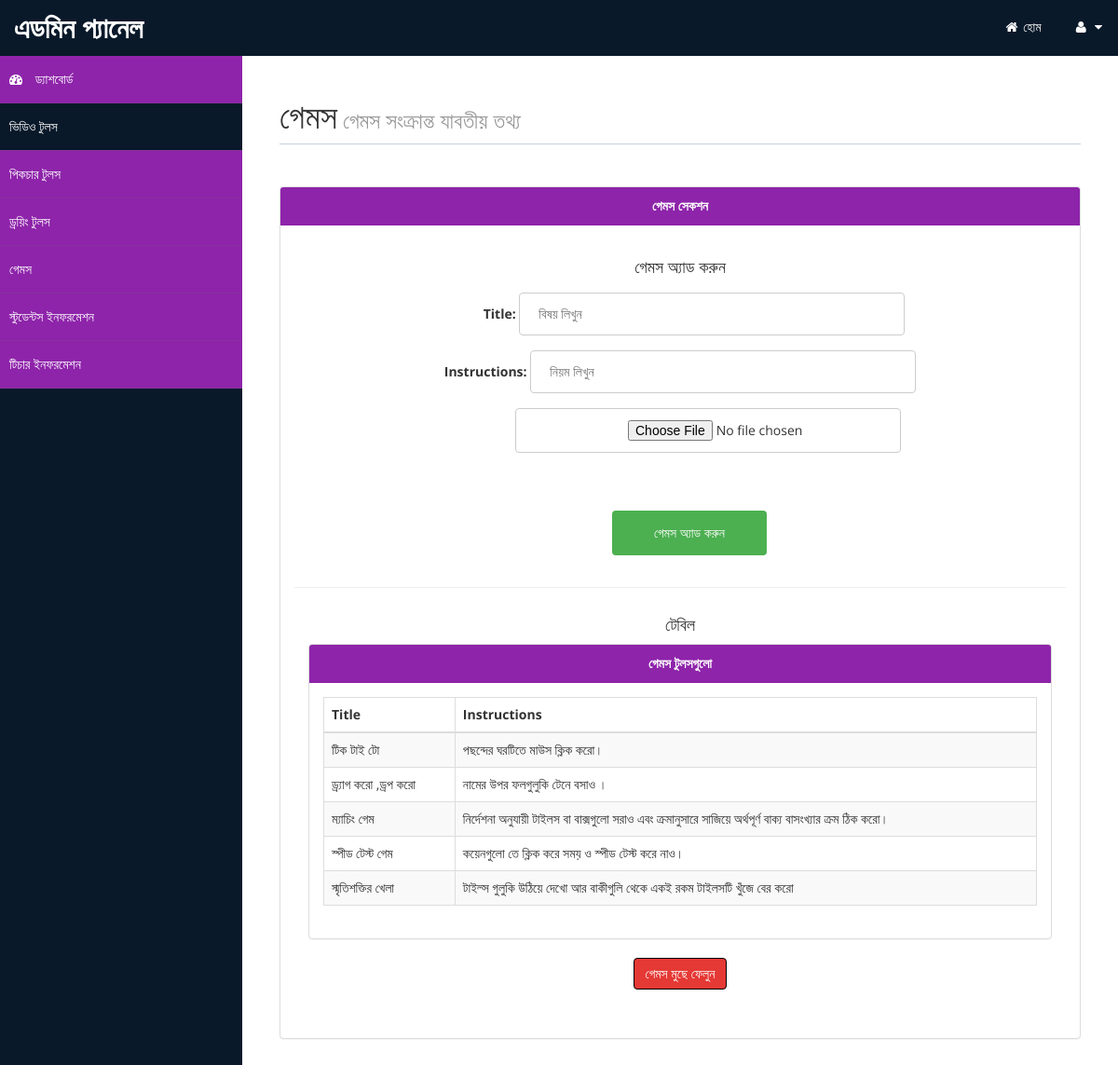
The page /admin/games.php on the database its author committed.
### tables this page shows
CREATE TABLE IF NOT EXISTS `games` (
  `name` varchar(250) NOT NULL,
  `source` varchar(300) NOT NULL,
  `ins` varchar(400) NOT NULL,
  `pic` varchar(150) NOT NULL,
  UNIQUE KEY `name` (`name`)
);

### admin/games.php (the view, shortened to what this page needs)
<!DOCTYPE html>
<html xmlns="http://www.w3.org/1999/xhtml">
<head>
    <link href="assets/css/bootstrap.css" rel="stylesheet" />
    <link href="assets/css/font-awesome.css" rel="stylesheet" />
    <link href="assets/css/custom-styles.css" rel="stylesheet" />
</head>
<body>
    <div id="wrapper">
        <nav class="navbar navbar-default top-navbar" role="navigation">
            <div class="navbar-header">
                <a class="navbar-brand" href="index.html">এডমিন প্যানেল</a>
            </div>
			 <ul class="nav navbar-top-links navbar-right">
                <li class="dropdown">
                    <a class="dropdown-toggle" style ="color: white;"  href="http://localhost/autism/home.html" aria-expanded="false">
                        <i class="fa fa-home"></i> হোম
                    </a>
                </li>
                <li class="dropdown">
                    <a class="dropdown-toggle" style ="color: white;"  data-toggle="dropdown" href="#" aria-expanded="false">
                        <i class="fa fa-user fa-fw"></i> <i class="fa fa-caret-down"></i>
                    </a>
                </li>
            </ul>
        </nav>
        <nav class="navbar-default navbar-side" role="navigation">
            <div class="sidebar-collapse">
                <ul class="nav" id="main-menu">
<li>
                        <a href="index.html" ><i class="fa fa-dashboard"></i>  ড্যাশবোর্ড </a>
                    </li>
                    <li>
                        <a href="videos.php" class="active-menu">ভিডিও টুলস</a>
                    </li>
					<li>
                        <a href="picturetools.php">পিকচার টুলস</a>
                    </li>
                    <li>
                        <a href="drawing.php">ড্রয়িং টুলস </a>
                    </li>
                    <li>
                        <a href="games.php" >গেমস </a>
                    </li>
                    <li>
                        <a href="user.php" > স্টুডেন্টস ইনফরমেশন</a>
                    </li>
					<li>
                        <a href="teacher.php">টিচার  ইনফরমেশন</a>
                    </li>
                </ul>
            </div>
        </nav>
        <div id="page-wrapper" >
            <div id="page-inner">
			 <div class="row">
                    <div class="col-md-12">
                        <h1 class="page-header">
                        গেমস<small>    গেমস  সংক্রান্ত যাবতীয় তথ্য</small>
                        </h1>
                    </div>
                </div>
					<center>
                        <div class="panel panel-default">
                        <div class="panel-heading">
                         গেমস সেকশন
                        </div>
                         <div class="panel-body">
						 <h4> গেমস অ্যাড করুন</h4>
<div class="form-class">
  <form action="addg.php">
    <label style="padding-left:30px;" for="fname">Title: </label>
    <input type="text" id="fname" placeholder="বিষয় লিখুন" name="name"><br>
	 <label style="padding-left:-100px;" for="fname">Instructions: </label>
    <input type="text" id="fname" placeholder="নিয়ম লিখুন" name="ins"><br>
    <input value="image" style="padding-left:120px;" type="file" id="fname" name="source"><br>
    <br><input type="submit" value=" গেমস অ্যাড করুন ">
  </form></div>
  <hr>
  <h4> টেবিল </h4>
  <div class="col-md-12 col-sm-12 col-xs-12">
                        <div class="panel panel-default">
                            <div class="panel-heading">
                               গেমস টুলসগুলো
                            </div>
                            <div class="panel-body">
                                <div class="table-responsive">
                                    <table class="table table-striped table-bordered table-hover">
                                        <thead>
                                            <tr>
                                                <th>Title</th>
                                                <th>Instructions</th>
                                            </tr>
                                        </thead>
                                        <tbody>
    <?php
			include "dbConnect.php";
		$query = "SELECT * FROM games;";
		$result = mysqli_query($con,$query);
			while($row = mysqli_fetch_array($result)) {
			    $title=$row["name"];
                $category=$row["ins"];
			 echo '
                                            <tr>
                                                <td>'.$title.'</td>
                                                <td>'.$category.'</td>
                                            </tr>
									';
		}
			?>
   </tbody>
                                    </table>
                                </div>
                            </div>
                        </div>
                    </div>
					<br>
                     <div class="box">
						<a href="#popup3" class="btn btn-fail"> গেমস মুছে ফেলুন </a>
					</div>
                      </center>
                </div>
            </div>
				</div>
</body>
</html>

### admin/assets/css/custom-styles.css (style rules this page uses)
body { font-family: 'Open Sans', sans-serif; }
#wrapper { width: 100%; background:#09192A; }
#page-wrapper { padding: 15px 15px; min-height: 600px; background:white; }
#page-inner { width:100%; margin:10px 20px 10px 0px; background-color:white; padding:10px; min-height:1200px; }
h1, .h1, h2, .h2, h3, .h3 { margin-top: 7px; margin-bottom: -5px; }
h4 { padding-top:10px; }
.page-header { padding-bottom: 9px; margin: 10px 0 45px; border-bottom: 1px solid #C7D1DD; }
.panel-default > .panel-heading { color: white; background-color: #8E24AA; border-color: #8E24AA; font-weight:bold; }
.top-navbar { margin:0px; }
.top-navbar .navbar-brand { color: #fff; width: 260px; text-align: left; height: 60px; font-size: 30px; font-weight: 700; text-transform: uppercase; line-height: 30px; }
.top-navbar .nav > li { position: relative; display: inline-block; }
.top-navbar .nav > li > a { position: relative; display: block; padding: 19px 15px; color: #8E24AA; }
.active-menu { background-color:#09192A!important; }
.sidebar-collapse , .sidebar-collapse .nav { background:none; }
.sidebar-collapse .nav { padding:0; }
.sidebar-collapse .nav > li > a { color:#fff; background:transparent; text-shadow:none; }
.sidebar-collapse > .nav > li > a { padding:15px 10px; }
.sidebar-collapse > .nav > li { border-bottom: 1px solid rgba(107, 108, 109, 0.19); }
.navbar-side { border:none; background-color: #8E24AA; }
.top-navbar { background:#09192A; border-bottom:none; }
.top-navbar .nav > li > a > i { margin-right: 2px; }
.navbar-default { border:0px #09192A; }
.navbar-header { background:#09192A; }
.nav > li > a > i { margin-right:10px; }
@media (min-width:768px) { #page-wrapper { margin: 0 0 0 260px; padding: 15px 30px; min-height: 1200px; } }
@media (min-width:768px) { .navbar-side { z-index: 1; position: absolute; width: 260px; } }
@media (min-width:768px) { .navbar { border-radius: 0px; } }
.btn { display: inline-block; padding: 6px 12px; margin-bottom: 0; font-size: 14px; font-weight: normal; line-height: 1.42857143; text-align: center; white-space: nowrap; vertical-align: middle; cursor: pointer; -webkit-user-select: none; -moz-user-select: none; -ms-user-select: none; user-select: none; background-image: none; border: 1px solid transparent; border-radius: 4px; }
.btn-fail { color: #fff; background-color: #E53935; border-color: black }
.box { width: 40%; margin: 0 auto; background: rgba(255,255,255,0.2); padding: 35px; border: 2px solid #fff; border-radius: 20px/50px; background-clip: padding-box; text-align: center; }

### admin/games.php (style rules this page uses)
input[type=text],select { width: 50%; padding: 12px 20px; margin: 8px 0; display: inline-block; border: 1px solid #ccc; border-radius: 4px; box-sizing: border-box; }
input[type=file] { width: 50%; padding: 12px 20px; margin: 8px 0; margin-left:60px; display: inline-block; border: 1px solid #ccc; border-radius: 4px; box-sizing: border-box; }
input[type=submit] { width: 20%; background-color: #4CAF50; color: white; padding: 14px 20px; margin: 14px 10px; margin-left: 30px; border: none; border-radius: 4px; cursor: pointer; }

### rows shown on the page
games: name "টিক টাই টো", ins "পছন্দের ঘরটিতে মাউস ক্লিক করো।"
games: name "ড্র্যাগ করো ,ড্রপ করো", ins "নামের উপর ফলগুলুকি টেনে বসাও ।"
games: name "ম্যাচিং গেম", ins "নির্দেশনা অনুযায়ী টাইলস বা বাক্সগুলো সরাও এবং ক্রমানুসারে সাজিয়ে অর্থপূর্ণ বাক্য বাসংখ্যার ক্রম ঠিক করো।"
games: name "স্পীড টেস্ট গেম", ins "কয়েনগুলো তে ক্লিক করে সময় ও স্পীড টেস্ট করে নাও।"
games: name "স্মৃতিশক্তির খেলা", ins "টাইল্স গুলুকি উঠিয়ে দেখো আর বাকীগুলি থেকে একই রকম টাইলসটি খুঁজে বের করো"
